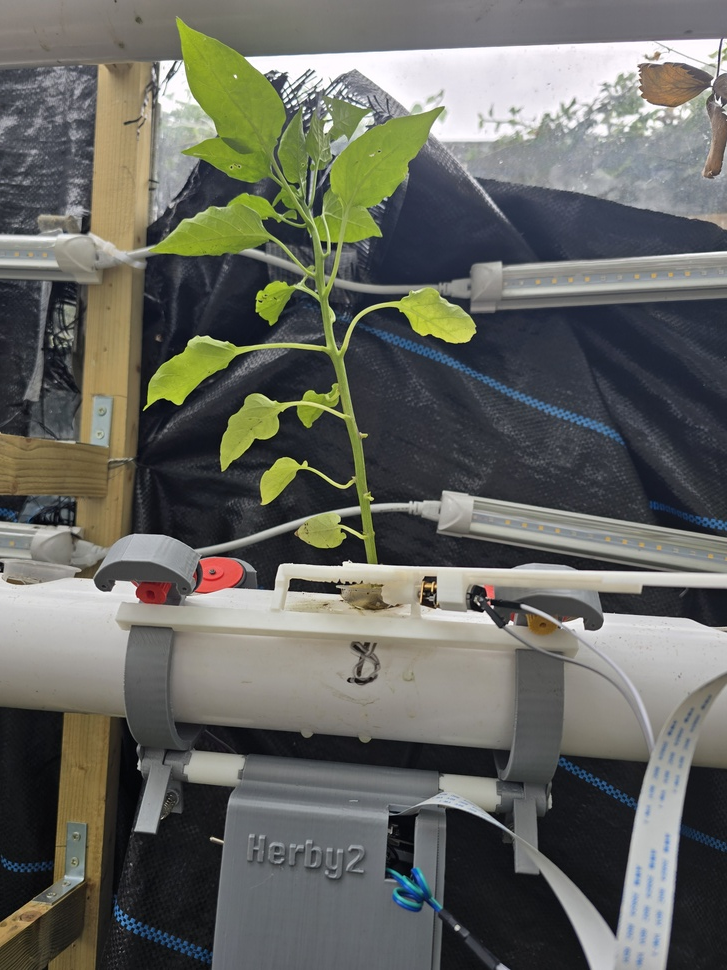
#> input picture Web App for Models/plant.jpg, 727 x 970 px, shrunk from 3000 x 4000 before the run
$ python -i segment.py   (imports and definitions only)
#> lines starting #> are read from the running program, lines starting #| are printed output that depends on the picture; after the words box and inside, x2 and y2 are one past the last pixel; in counts of white or black regions, pixels touching at a corner belong together
#> further down, picture is the input picture: shape (970, 727, 3); mean B, G, R 96.9, 103.2, 102.2
import cv2
import numpy as np

def find_stem(image, conf=0.5):

#> called with conf = 0.5
    hsv = cv2.cvtColor(image, cv2.COLOR_BGR2HSV)
#> hsv: shape (970, 727, 3); mean H, S, V 76.7, 46.7, 109.4

    lower = np.array([25, 40, 40])
    upper = np.array([90, 255, 255])

    mask = cv2.inRange(hsv, lower, upper)
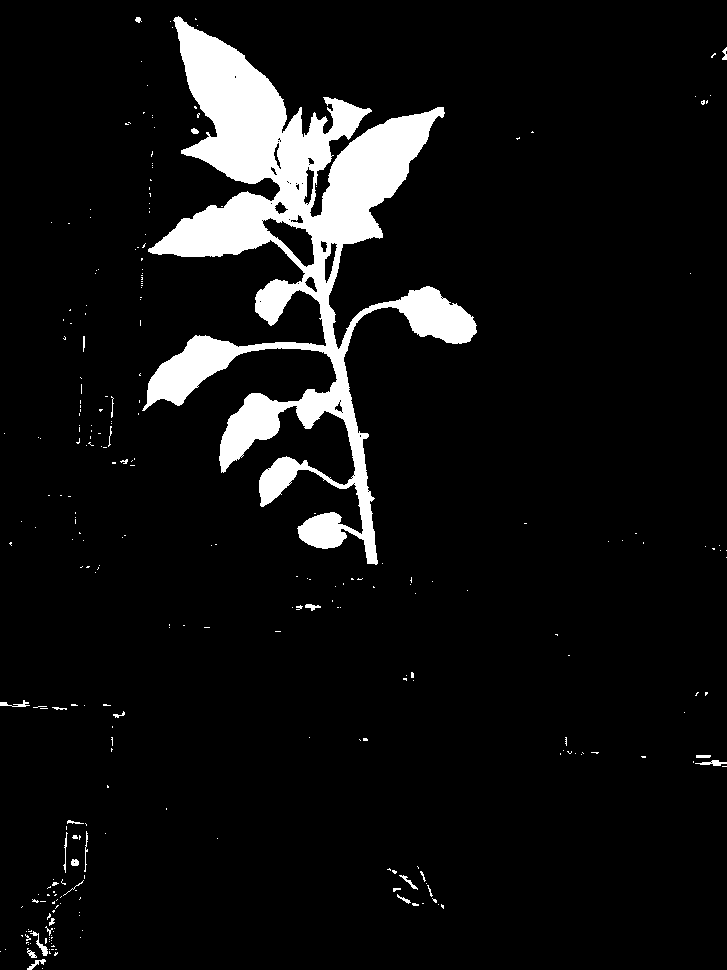
#> mask: shape (970, 727); 7.4% white; 280 white regions (250 under 20 px), largest, box (x1, y1, x2, y2) and area: (142, 16, 477, 565) 49986, (30, 931, 48, 956) 107, (695, 760, 727, 766) 97

    k = np.ones((5,5), np.uint8)
    mask = cv2.morphologyEx(mask, cv2.MORPH_CLOSE, k)
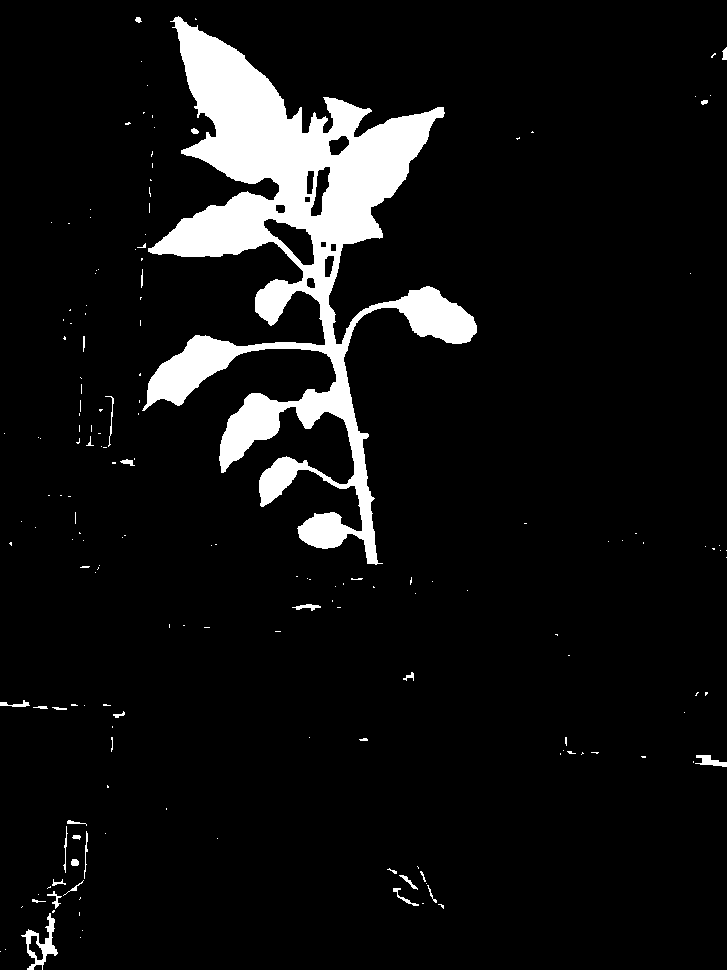
#> mask: shape (970, 727); 7.6% white; 172 white regions (138 under 20 px)

    cnts, _ = cv2.findContours(mask, cv2.RETR_EXTERNAL, cv2.CHAIN_APPROX_SIMPLE)
#> cnts = 172 contours, 151 with area under 20; largest, box (x1, y1, x2, y2) and area: (142, 16, 477, 565) 51536, (21, 913, 58, 970) 704, (695, 755, 727, 767) 154, (292, 604, 321, 611) 68, (0, 700, 30, 707) 63

    result = image.copy()
    clean = np.zeros_like(mask)

    best = None
    best_score = 0

    for c in cnts:

        area = cv2.contourArea(c)
        if area < 200:
            continue

        x, y, w, h = cv2.boundingRect(c)

        if w == 0:
            continue

        shape_score = h / w
        size_score = area

        score = shape_score * (size_score / 1000)

        if score > best_score:
            best_score = score
            best = c
#> this loop made 172 passes
#> (area, x, y, w, h, shape_score, size_score, score) on passes 5, 172: (704.5, 21, 913, 37, 57, 1.54, 704.5, 1.09), (51535.5, 142, 16, 335, 549, 1.64, 51535.5, 84.46)
#> area on passes 14, 15, 20, 21, 25, 27: 44, 53, 20, 46, 37.5, 21.5
#> after the loop, best = contour of 1656 points, box (x1, y1, x2, y2) (142, 16, 477, 565), area 51536; best_score = 84.46

    if best is not None:

        x, y, w, h = cv2.boundingRect(best)

        cv2.drawContours(clean, [best], -1, 255, -1)
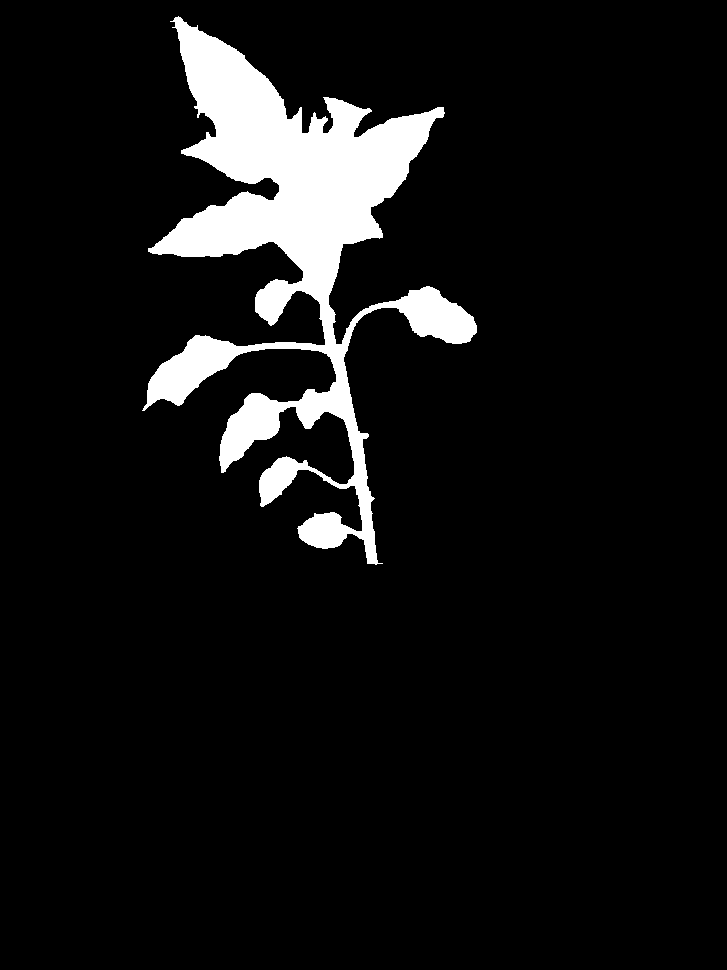
#> clean: shape (970, 727); 7.6% white; 1 white region, box (x1, y1, x2, y2) and area: (142, 16, 477, 565) 53264

        cv2.rectangle(result, (x,y), (x+w,y+h), (0,0,255), 3)
        cv2.drawContours(result, [best], -1, (0,0,255), 2)
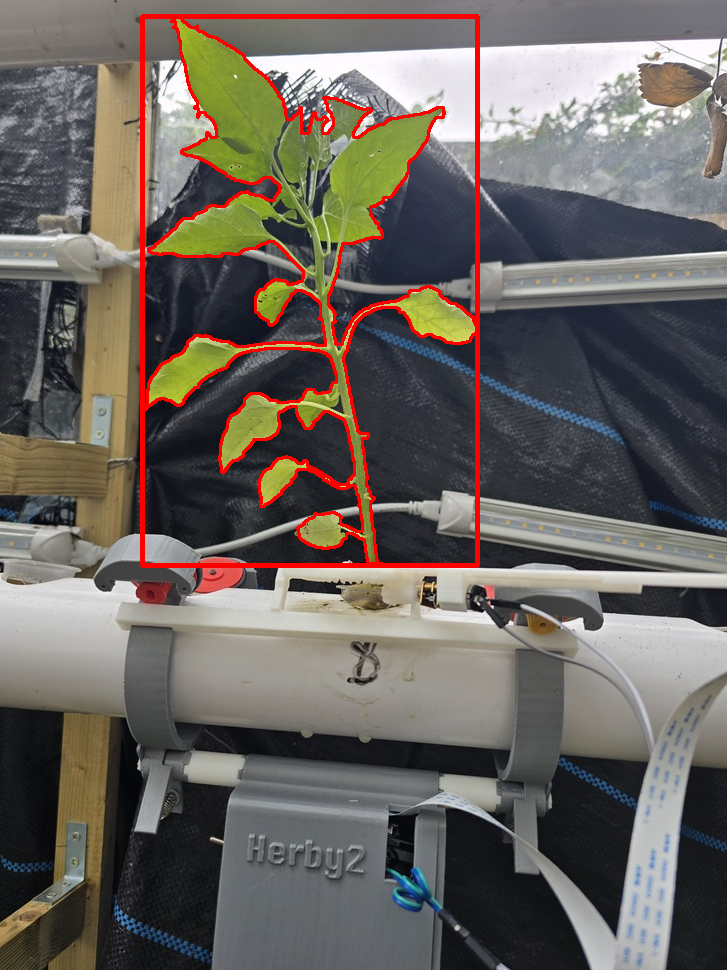
#> result: shape (970, 727, 3); mean B, G, R 94.2, 99.9, 106.7

    return result, clean

>>> import cv2
>>> picture = cv2.imread('plant.jpg')
>>> result = find_stem(picture)
